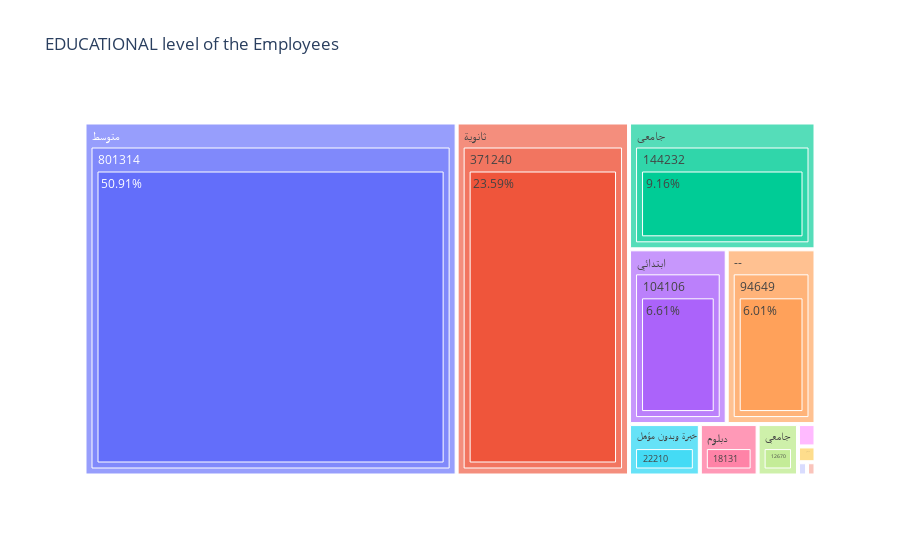

This figure's notebook cell:
### Code cell
#hide_input
fig = px.treemap(insight5, path=['Education', 'Total','Percentage'], values='Total',title = "EDUCATIONAL level of the Employees")
fig.show()

### Figure 1 — Plotly figure (JSON) as saved in the notebook; plotly's stock layout.template omitted (floating-point values rounded to 4 significant figures)
{"data": [{"branchvalues": "total", "domain": {"x": [0, 1], "y": [0, 1]}, "hovertemplate": "labels=%{label}<br>Total=%{value}<br>parent=%{parent}<br>id=%{id}<extra></extra>", "ids": ["دكتوراه/683/0.04%", "دبلوم دراسات عليا سنتان بعد الجامعى/734/0.05%", "ماجستير/1684/0.11%", "دبلوم دراسات عليا سنة بعد الجامعى/2387/0.15%", "جامعي/12670/0.8%", "دبلوم/18131/1.15%", "خبرة وبدون مؤهل/22210/1.41%", "ثانوية/371240/23.59%", "متوسط/801314/50.91%", "--/94649/6.01%", "ابتدائي/104106/6.61%", "جامعى/144232/9.16%", "دكتوراه/683", "دبلوم دراسات عليا سنتان بعد الجامعى/734", "ماجستير/1684", "دبلوم دراسات عليا سنة بعد الجامعى/2387", "جامعي/12670", "دبلوم/18131", "خبرة وبدون مؤهل/22210", "--/94649", "ابتدائي/104106", "جامعى/144232", "ثانوية/371240", "متوسط/801314", "--", "ابتدائي", "ثانوية", "جامعى", "جامعي", "خبرة وبدون مؤهل", "دبلوم", "دبلوم دراسات عليا سنة بعد الجامعى", "دبلوم دراسات عليا سنتان بعد الجامعى", "دكتوراه", "ماجستير", "متوسط"], "labels": ["0.04%", "0.05%", "0.11%", "0.15%", "0.8%", "1.15%", "1.41%", "23.59%", "50.91%", "6.01%", "6.61%", "9.16%", "683", "734", "1684", "2387", "12670", "18131", "22210", "94649", "104106", "144232", "371240", "801314", "--", "ابتدائي", "ثانوية", "جامعى", "جامعي", "خبرة وبدون مؤهل", "دبلوم", "دبلوم دراسات عليا سنة بعد الجامعى", "دبلوم دراسات عليا سنتان بعد الجامعى", "دكتوراه", "ماجستير", "متوسط"], "name": "", "parents": ["دكتوراه/683", "دبلوم دراسات عليا سنتان بعد الجامعى/734", "ماجستير/1684", "دبلوم دراسات عليا سنة بعد الجامعى/2387", "جامعي/12670", "دبلوم/18131", "خبرة وبدون مؤهل/22210", "ثانوية/371240", "متوسط/801314", "--/94649", "ابتدائي/104106", "جامعى/144232", "دكتوراه", "دبلوم دراسات عليا سنتان بعد الجامعى", "ماجستير", "دبلوم دراسات عليا سنة بعد الجامعى", "جامعي", "دبلوم", "خبرة وبدون مؤهل", "--", "ابتدائي", "جامعى", "ثانوية", "متوسط", "", "", "", "", "", "", "", "", "", "", "", ""], "type": "treemap", "values": [683, 734, 1684, 2387, 12670, 18131, 22210, 371240, 801314, 94649, 104106, 144232, 683, 734, 1684, 2387, 12670, 18131, 22210, 94649, 104106, 144232, 371240, 801314, 94649, 104106, 371240, 144232, 12670, 22210, 18131, 2387, 734, 683, 1684, 801314]}], "layout": {"legend": {"tracegroupgap": 0}, "title": {"text": "EDUCATIONAL level of the Employees"}}}
